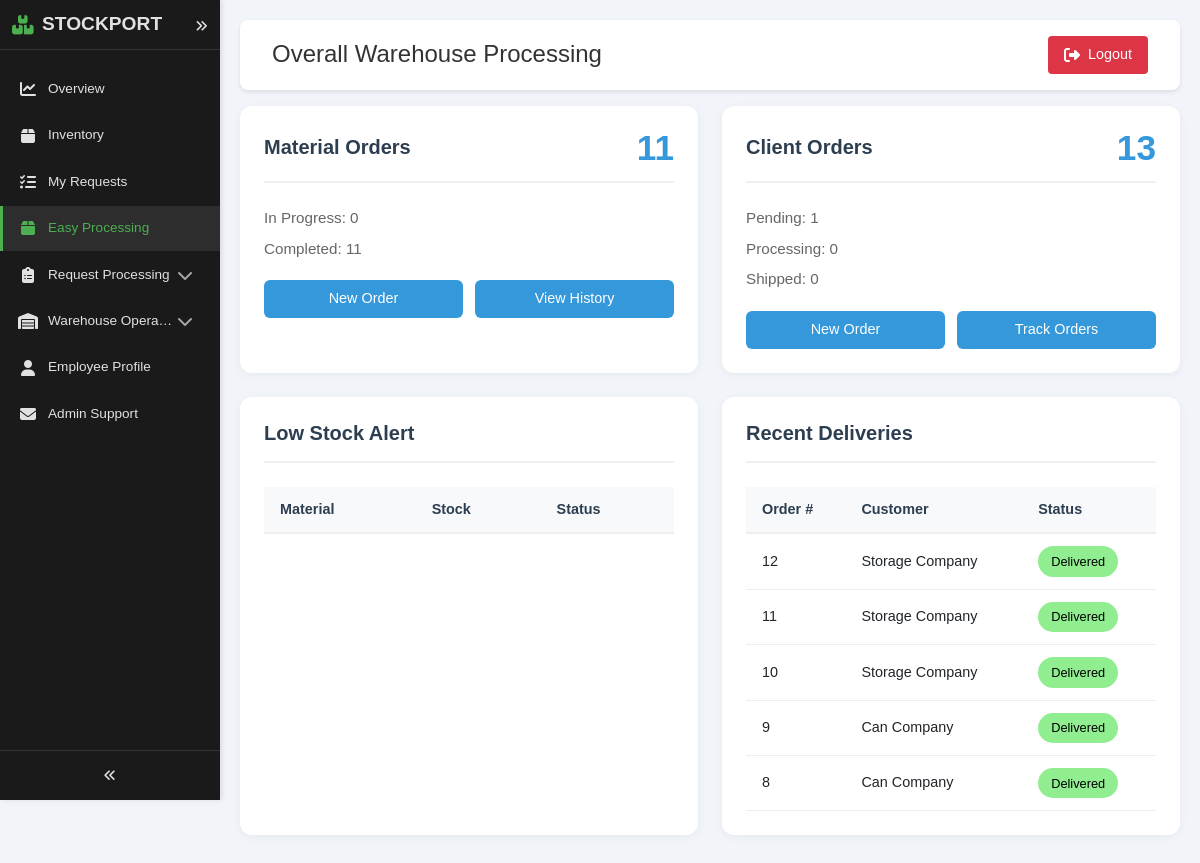
The app's page /employee/overall_processing.php (signed in) with its own data.
### tables this page shows
CREATE TABLE `customerorders` (
  `CustomerOrderID` int(11) NOT NULL,
  `CustomerID` int(11) NOT NULL,
  `OrderDate` datetime NOT NULL DEFAULT current_timestamp(),
  `TotalAmount` decimal(10,2) DEFAULT NULL,
  `Status` enum('Pending','Processing','Shipped','Delivered','Cancelled') NOT NULL DEFAULT 'Pending'
);

CREATE TABLE `customers` (
  `CustomerID` int(11) NOT NULL,
  `CustomerName` varchar(100) NOT NULL,
  `Phone` varchar(20) DEFAULT NULL,
  `Email` varchar(100) DEFAULT NULL,
  `Address` varchar(255) DEFAULT NULL,
  `customer_status` varchar(32) NOT NULL DEFAULT 'pending',
  `created_at` timestamp NOT NULL DEFAULT current_timestamp(),
  `Password` varchar(255) NOT NULL DEFAULT ''
);

### employee/overall_processing.php (the view, shortened to what this page needs)
<?php
require_once '../layouts/employeeSidebar.php';
require_once '../layouts/employeeHeader.php';
require_once '../server/database.php';
$materialOrdersQuery = "
    SELECT
        COUNT(*) as total_orders,
        COUNT(CASE WHEN Status = 'In Progress' THEN 1 END) as in_progress,
        COUNT(CASE WHEN Status = 'Completed' THEN 1 END) as completed
    FROM productionorders
";
$materialOrdersResult = $conn->query($materialOrdersQuery);
$materialOrdersStats = $materialOrdersResult->fetch_assoc();
$clientOrdersQuery = "
    SELECT
        COUNT(*) as total_orders,
        COUNT(CASE WHEN Status = 'Pending' THEN 1 END) as pending,
        COUNT(CASE WHEN Status = 'Processing' THEN 1 END) as processing,
        COUNT(CASE WHEN Status = 'Shipped' THEN 1 END) as shipped
    FROM customerorders
";
$clientOrdersResult = $conn->query($clientOrdersQuery);
$clientOrdersStats = $clientOrdersResult->fetch_assoc();
$recentDeliveriesQuery = "
    SELECT co.CustomerOrderID, c.CustomerName, co.OrderDate, co.Status
    FROM customerorders co
    JOIN customers c ON co.CustomerID = c.CustomerID
    WHERE co.Status IN ('Shipped', 'Delivered')
    ORDER BY co.OrderDate DESC
    LIMIT 5
";
$recentDeliveriesResult = $conn->query($recentDeliveriesQuery);
?>
<!DOCTYPE html>
<html lang="en">
<head>
    <link href="https://cdn.jsdelivr.net/npm/bootstrap@5.3.0/dist/css/bootstrap.min.css" rel="stylesheet">
    <link rel="stylesheet" href="../assets/css/eminventory.css">
    <link rel="stylesheet" href="https://cdnjs.cloudflare.com/ajax/libs/font-awesome/6.4.0/css/all.min.css">
</head>
<body class="sidebar-expanded">
    <div class="content-wrapper">
        <div class="dashboard-grid">
            <div class="stats-card">
                <div class="stats-header">
                    <h2>Material Orders</h2>
                    <div class="stats-number"><?php echo $materialOrdersStats['total_orders']; ?></div>
                </div>
                <div class="stats-details">
                    <p>In Progress: <?php echo $materialOrdersStats['in_progress']; ?></p>
                    <p>Completed: <?php echo $materialOrdersStats['completed']; ?></p>
                </div>
                <div class="quick-actions">
                    <a href="materialOrderAdd.php" class="action-button">New Order</a>
                    <a href="materialOrderHistory.php" class="action-button">View History</a>
                </div>
            </div>
            <div class="stats-card">
                <div class="stats-header">
                    <h2>Client Orders</h2>
                    <div class="stats-number"><?php echo $clientOrdersStats['total_orders']; ?></div>
                </div>
                <div class="stats-details">
                    <p>Pending: <?php echo $clientOrdersStats['pending']; ?></p>
                    <p>Processing: <?php echo $clientOrdersStats['processing']; ?></p>
                    <p>Shipped: <?php echo $clientOrdersStats['shipped']; ?></p>
                </div>
                <div class="quick-actions">
                    <a href="clientOrderAdd.php" class="action-button">New Order</a>
                    <a href="clientOrderTracker.php" class="action-button">Track Orders</a>
                </div>
            </div>
            <div class="stats-card">
                <div class="stats-header">
                    <h2>Low Stock Alert</h2>
                </div>
                <table class="status-table">
                    <thead>
                        <tr>
                            <th>Material</th>
                            <th>Stock</th>
                            <th>Status</th>
                        </tr>
                    </thead>
                </table>
            </div>
            <div class="stats-card">
                <div class="stats-header">
                    <h2>Recent Deliveries</h2>
                </div>
                <table class="status-table">
                    <thead>
                        <tr>
                            <th>Order #</th>
                            <th>Customer</th>
                            <th>Status</th>
                        </tr>
                    </thead>
                    <tbody>
                        <?php while($delivery = $recentDeliveriesResult->fetch_assoc()): ?>
                            <tr>
                                <td><?php echo $delivery['CustomerOrderID']; ?></td>
                                <td><?php echo htmlspecialchars($delivery['CustomerName']); ?></td>
                                <td><span class="status-badge status-<?php echo strtolower($delivery['Status']); ?>">
                                    <?php echo $delivery['Status']; ?>
                                </span></td>
                            </tr>
                        <?php endwhile; ?>
                    </tbody>
                </table>
            </div>
        </div>
    </div>
</body>
</html>

### assets/css/eminventory.css (style rules this page uses)
* { margin: 0; padding: 0; box-sizing: border-box; font-family: 'Arial', sans-serif; }
:root { --primary-color: #2563eb; --secondary-color: #1e40af; --background-color: #f1f5f9; --text-color: #1e293b; --border-color: #e2e8f0; }
body { background-color: var(--background-color); min-height: 100vh; }
.dashboard-grid { display: grid; grid-template-columns: repeat(auto-fit, minmax(300px, 1fr)); gap: 20px; margin-bottom: 20px; }

### employee/overall_processing.php (style rules this page uses)
.dashboard-grid { display: grid; grid-template-columns: repeat(auto-fit, minmax(350px, 1fr)); gap: 1.5rem; margin-top: 1rem; }
.stats-card { background: white; padding: 1.5rem; border-radius: 12px; box-shadow: 0 2px 10px rgba(0,0,0,0.05); transition: transform 0.2s ease-in-out; }
.stats-header { display: flex; justify-content: space-between; align-items: center; margin-bottom: 1.5rem; padding-bottom: 1rem; border-bottom: 2px solid #f0f0f0; }
.stats-header h2 { font-size: 1.25rem; font-weight: 600; color: #2c3e50; margin: 0; }
.stats-number { font-size: 2.2rem; font-weight: bold; color: #3498db; line-height: 1; }
.stats-details p { margin: 0.5rem 0; color: #666; display: flex; justify-content: space-between; font-size: 0.95rem; }
.quick-actions { display: flex; gap: 0.75rem; margin-top: 1.25rem; }
.action-button { padding: 0.5rem 1rem; border: none; border-radius: 6px; background-color: #3498db; color: white; cursor: pointer; text-decoration: none; font-size: 0.9rem; transition: all 0.2s ease; font-weight: 500; flex: 1; text-align: center; }
.status-table { width: 100%; border-collapse: separate; border-spacing: 0; margin-top: 1rem; }
.status-table th { background-color: #f8f9fa; padding: 0.75rem 1rem; font-weight: 600; color: #2c3e50; font-size: 0.9rem; border-bottom: 2px solid #eee; }
.status-table td { padding: 0.75rem 1rem; border-bottom: 1px solid #eee; font-size: 0.9rem; }
.status-badge { padding: 0.35rem 0.75rem; border-radius: 20px; font-size: 0.8rem; font-weight: 500; display: inline-block; text-align: center; min-width: 80px; }
.status-delivered { background-color: #90ee90; color: black; }

### layouts/employeeSidebar.php (style rules this page uses)
body { margin: 0; padding: 0; transition: margin-left 0.3s ease; position: relative; }
.content-wrapper { margin-left: 55px; transition: margin-left 0.3s ease; padding: 20px; position: relative; z-index: 1; }
body.sidebar-expanded .content-wrapper { margin-left: 220px; }

### records on screen
customerorders: CustomerOrderID "12", CustomerID.CustomerName "Storage Company", Status "Delivered"
customerorders: CustomerOrderID "11", CustomerID.CustomerName "Storage Company", Status "Delivered"
customerorders: CustomerOrderID "10", CustomerID.CustomerName "Storage Company", Status "Delivered"
customerorders: CustomerOrderID "9", CustomerID.CustomerName "Can Company", Status "Delivered"
customerorders: CustomerOrderID "8", CustomerID.CustomerName "Can Company", Status "Delivered"

### other values on screen
$pageTitle "Overall Warehouse Processing"
$materialOrdersStats['total_orders'] "11"
$materialOrdersStats['in_progress'] "0"
$materialOrdersStats['completed'] "11"
$clientOrdersStats['total_orders'] "13"
$clientOrdersStats['pending'] "1"
$clientOrdersStats['processing'] "0"
$clientOrdersStats['shipped'] "0"
